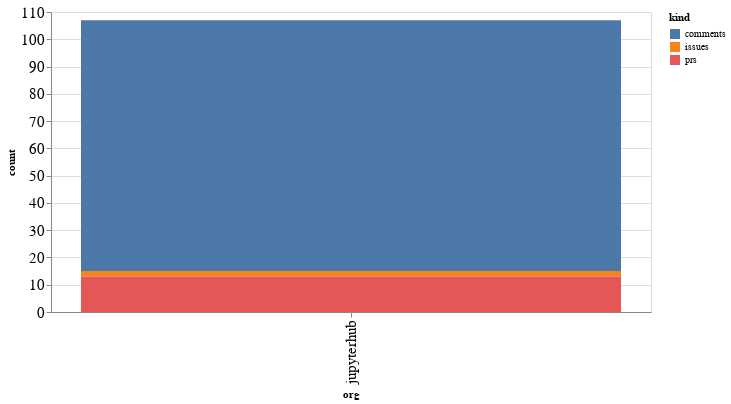

The cell this chart's notebook holds for it:
### Code cell
alt.Chart(org_summaries, width=600).mark_bar().encode(
    x='org',
    y='count',
    color='kind',
    tooltip="org"
)

### Figure 1 — Vega-Lite specification as saved in the notebook (floating-point values rounded to 4 significant figures)
{"config": {"axisLeft": {"labelFontSize": 15}, "axisBottom": {"labelFontSize": 15}}, "data": {"name": "data-63e5369fb3dbdf58317b95f0ddf96a40"}, "mark": "bar", "encoding": {"color": {"type": "nominal", "field": "kind"}, "tooltip": {"type": "nominal", "field": "org"}, "x": {"type": "nominal", "field": "org"}, "y": {"type": "quantitative", "field": "count"}}, "width": 600, "$schema": "https://vega.github.io/schema/vega-lite/v4.8.1.json", "datasets": {"data-63e5369fb3dbdf58317b95f0ddf96a40": [{"org": "jupyterhub", "kind": "comments", "count": 92}, {"org": "jupyterhub", "kind": "issues", "count": 2}, {"org": "jupyterhub", "kind": "prs", "count": 13}]}}
